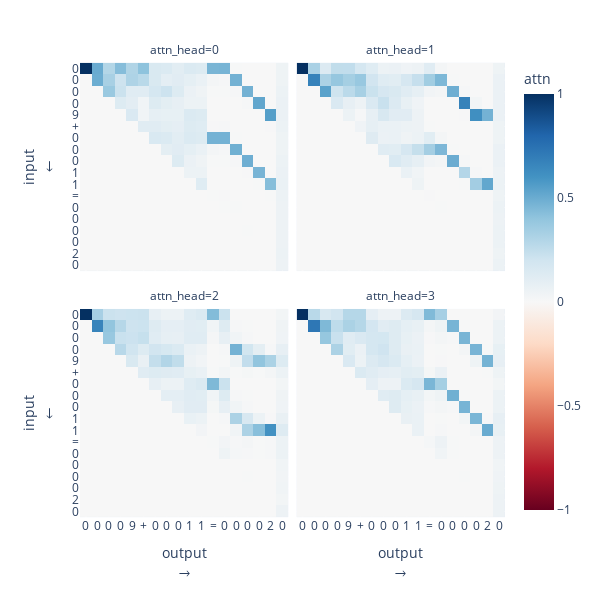

Notebook code cell kept with this figure:
### Markdown cell above
# `d_model=256, d_mlp=256`

### Code cell
model = load_model(d_model=256, d_mlp=256)
show_attn(model, 9, 11)

### Figure 1 — Plotly figure (JSON) as saved in the notebook; plotly's stock layout.template omitted (floating-point values rounded to 4 significant figures; data arrays with more than 128 entries replaced by an {"elided": "..."} marker saying what was removed)
{"data": [{"coloraxis": "coloraxis", "hovertemplate": "input: \"%{y}\" [%{text[1]}]<br>output: \"%{x}\" [%{text[0]}]<br>attn: %{z:0.4f}<extra></extra>", "name": "0", "text": {"elided": "18x18x2 int values"}, "type": "heatmap", "xaxis": "x3", "yaxis": "y3", "z": {"elided": "18x18 float values"}}, {"coloraxis": "coloraxis", "hovertemplate": "input: \"%{y}\" [%{text[1]}]<br>output: \"%{x}\" [%{text[0]}]<br>attn: %{z:0.4f}<extra></extra>", "name": "1", "text": {"elided": "18x18x2 int values"}, "type": "heatmap", "xaxis": "x4", "yaxis": "y4", "z": {"elided": "18x18 float values"}}, {"coloraxis": "coloraxis", "hovertemplate": "input: \"%{y}\" [%{text[1]}]<br>output: \"%{x}\" [%{text[0]}]<br>attn: %{z:0.4f}<extra></extra>", "name": "2", "text": {"elided": "18x18x2 int values"}, "type": "heatmap", "xaxis": "x", "yaxis": "y", "z": {"elided": "18x18 float values"}}, {"coloraxis": "coloraxis", "hovertemplate": "input: \"%{y}\" [%{text[1]}]<br>output: \"%{x}\" [%{text[0]}]<br>attn: %{z:0.4f}<extra></extra>", "name": "3", "text": {"elided": "18x18x2 int values"}, "type": "heatmap", "xaxis": "x2", "yaxis": "y2", "z": {"elided": "18x18 float values"}}], "layout": {"annotations": [{"font": {}, "showarrow": false, "text": "attn_head=2", "x": 0.245, "xanchor": "center", "xref": "paper", "y": 0.465, "yanchor": "bottom", "yref": "paper"}, {"font": {}, "showarrow": false, "text": "attn_head=3", "x": 0.755, "xanchor": "center", "xref": "paper", "y": 0.465, "yanchor": "bottom", "yref": "paper"}, {"font": {}, "showarrow": false, "text": "attn_head=0", "x": 0.245, "xanchor": "center", "xref": "paper", "y": 1.0, "yanchor": "bottom", "yref": "paper"}, {"font": {}, "showarrow": false, "text": "attn_head=1", "x": 0.755, "xanchor": "center", "xref": "paper", "y": 1.0, "yanchor": "bottom", "yref": "paper"}], "coloraxis": {"cmid": 0, "colorbar": {"title": {"text": "attn"}}, "colorscale": [[0, "rgb(103,0,31)"], [0.1, "rgb(178,24,43)"], [0.2, "rgb(214,96,77)"], [0.3, "rgb(244,165,130)"], [0.4, "rgb(253,219,199)"], [0.5, "rgb(247,247,247)"], [0.6, "rgb(209,229,240)"], [0.7, "rgb(146,197,222)"], [0.8, "rgb(67,147,195)"], [0.9, "rgb(33,102,172)"], [1, "rgb(5,48,97)"]]}, "height": 600, "margin": {"t": 60}, "width": 600, "xaxis": {"anchor": "y", "constrain": "domain", "domain": [0, 0.49], "fixedrange": true, "scaleanchor": "y", "tickangle": 0, "tickmode": "array", "ticktext": ["0", "0", "0", "0", "9", "+", "0", "0", "0", "1", "1", "=", "0", "0", "0", "0", "2", "0"], "tickvals": [0, 1, 2, 3, 4, 5, 6, 7, 8, 9, 10, 11, 12, 13, 14, 15, 16, 17], "title": {"text": "output<br>→"}}, "xaxis2": {"anchor": "y2", "domain": [0.51, 1], "fixedrange": true, "matches": "x", "tickangle": 0, "tickmode": "array", "ticktext": ["0", "0", "0", "0", "9", "+", "0", "0", "0", "1", "1", "=", "0", "0", "0", "0", "2", "0"], "tickvals": [0, 1, 2, 3, 4, 5, 6, 7, 8, 9, 10, 11, 12, 13, 14, 15, 16, 17], "title": {"text": "output<br>→"}}, "xaxis3": {"anchor": "y3", "domain": [0, 0.49], "fixedrange": true, "matches": "x", "showticklabels": false, "tickangle": 0, "tickmode": "array", "ticktext": ["0", "0", "0", "0", "9", "+", "0", "0", "0", "1", "1", "=", "0", "0", "0", "0", "2", "0"], "tickvals": [0, 1, 2, 3, 4, 5, 6, 7, 8, 9, 10, 11, 12, 13, 14, 15, 16, 17]}, "xaxis4": {"anchor": "y4", "domain": [0.51, 1], "fixedrange": true, "matches": "x", "showticklabels": false, "tickangle": 0, "tickmode": "array", "ticktext": ["0", "0", "0", "0", "9", "+", "0", "0", "0", "1", "1", "=", "0", "0", "0", "0", "2", "0"], "tickvals": [0, 1, 2, 3, 4, 5, 6, 7, 8, 9, 10, 11, 12, 13, 14, 15, 16, 17]}, "yaxis": {"anchor": "x", "autorange": "reversed", "constrain": "domain", "domain": [0, 0.465], "fixedrange": true, "tickangle": 0, "tickmode": "array", "ticktext": ["0", "0", "0", "0", "9", "+", "0", "0", "0", "1", "1", "=", "0", "0", "0", "0", "2", "0"], "tickvals": [0, 1, 2, 3, 4, 5, 6, 7, 8, 9, 10, 11, 12, 13, 14, 15, 16, 17], "title": {"text": "input<br>←"}}, "yaxis2": {"anchor": "x2", "domain": [0, 0.465], "fixedrange": true, "matches": "y", "showticklabels": false, "tickangle": 0, "tickmode": "array", "ticktext": ["0", "0", "0", "0", "9", "+", "0", "0", "0", "1", "1", "=", "0", "0", "0", "0", "2", "0"], "tickvals": [0, 1, 2, 3, 4, 5, 6, 7, 8, 9, 10, 11, 12, 13, 14, 15, 16, 17]}, "yaxis3": {"anchor": "x3", "domain": [0.535, 1.0], "fixedrange": true, "matches": "y", "tickangle": 0, "tickmode": "array", "ticktext": ["0", "0", "0", "0", "9", "+", "0", "0", "0", "1", "1", "=", "0", "0", "0", "0", "2", "0"], "tickvals": [0, 1, 2, 3, 4, 5, 6, 7, 8, 9, 10, 11, 12, 13, 14, 15, 16, 17], "title": {"text": "input<br>←"}}, "yaxis4": {"anchor": "x4", "domain": [0.535, 1.0], "fixedrange": true, "matches": "y", "showticklabels": false, "tickangle": 0, "tickmode": "array", "ticktext": ["0", "0", "0", "0", "9", "+", "0", "0", "0", "1", "1", "=", "0", "0", "0", "0", "2", "0"], "tickvals": [0, 1, 2, 3, 4, 5, 6, 7, 8, 9, 10, 11, 12, 13, 14, 15, 16, 17]}}}
